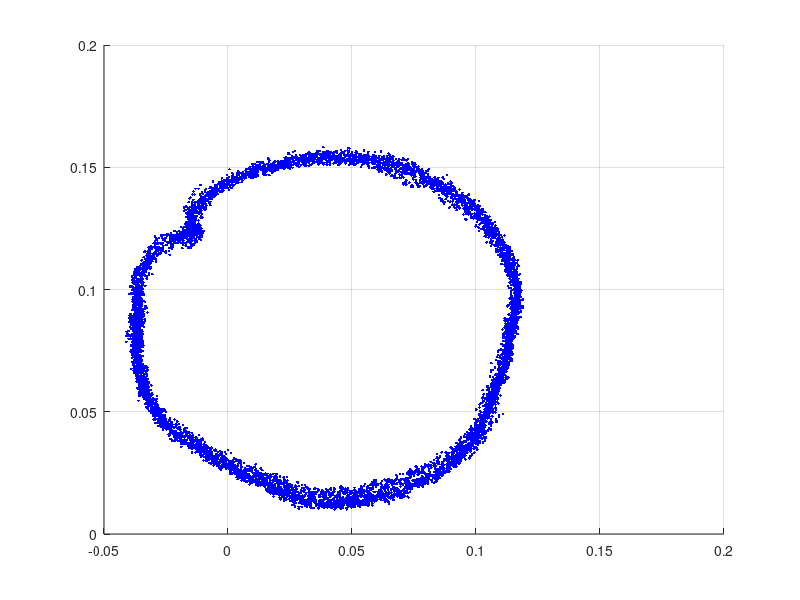

Here is the MATLAB script that generated this plot: (Note: this script raises an error after producing the figure.)
%% Initialization
load data_170217_210458.mat;
%% Crop the data to get the circular part
% Find the circular part
% figure; hold on; grid on; box on;
% plot3(imu.magx(ind),imu.magy(ind),1:length(ind),'b.')

% Indices for circular part
ind = 24820:33580;

figure; hold all; grid on;
h1 = plot(imu.magx(ind),imu.magy(ind),'b.');
%% Fit an ellipse
ellipse_t = fit_ellipse(imu.magx(ind),imu.magy(ind),1);
theta = -ellipse_t.phi;     % [rad] orientation of the ellipse (tilt)
r_major = ellipse_t.a;      % [m] radius of the long-axis
r_minor = ellipse_t.b;      % [m] radius of the short-axis
offset_x = ellipse_t.X0_in; % [m] x-coordinate of the centroid
offset_y = ellipse_t.Y0_in; % [m] y-coordiante of the centroid
%% Hard-iron distortion
imu.magx = imu.magx - offset_x;
imu.magy = imu.magy - offset_y;
h2 = plot(imu.magx(ind),imu.magy(ind),'g.');
%% Soft-iron distortion
R = [cos(theta), sin(theta);-sin(theta), cos(theta)];   % rotation matrix
rotation = R*[imu.magx;imu.magy];   % rotate the ellipse

scale = r_minor/r_major;
imu.magx = rotation(1,:)*scale;     % scale the long-axis for circular shape
imu.magy = rotation(2,:);
ellipse_t2 = fit_ellipse(imu.magx(ind),imu.magy(ind),1);
h3 = plot(imu.magx(ind),imu.magy(ind),'m.');
axis([-0.16 0.16 -0.16 0.16]); axis square;
xlabel('Mag_X (Gauss)'); ylabel('Mag_Y (Gauss)'); title('Iron Calibration');
legend([h1,h2,h3],{'Measured','Hard-iron calibrated',...
                   'Soft-iron calibrated'},'location','sw'); legend boxoff;